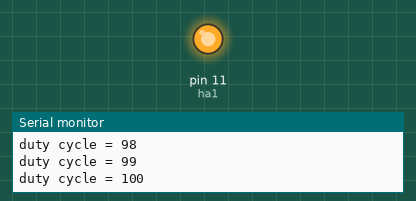
Simulated run of this sketch. Board: Arduino Uno, built with avr-gcc and run on an emulated ATmega328P. Shown: output pins drawn as LEDs (lit = HIGH), the last lines printed to the serial monitor.

Above: at 7.1 s.
At 17.7 s:
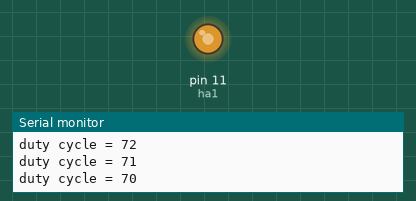
At 23.3 s:
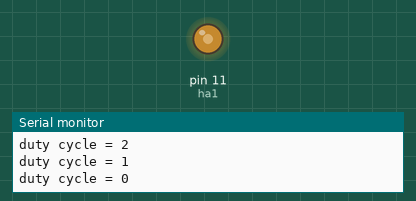
At 33.3 s:
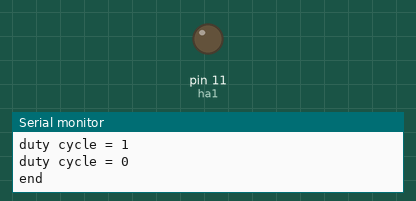
Timing chart, 0 to 34.8 s (numbered marks = the images above):
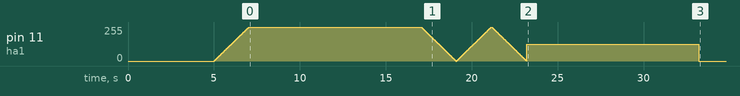

The sketch:

single_test.ino
```cpp
int ha1 = 11;

int dty_to_analg(int dty) {
  int x = int((dty / 100.0) * 255.0);
  return x;
}

void setup() {
  Serial.begin(9600);
  // put your setup code here, to run once:

  int x = dty_to_analg(0);
  Serial.print("0% duty cycle\n");
  analogWrite(ha1, x);
  delay(5000);
  /*
  x = dty_to_analg(80);
  Serial.print("100% duty cycle\n");
  analogWrite(ha1, x);
  delay(10000);
  x = dty_to_analg(20);
  Serial.print("10% duty cycle\n");
  analogWrite(ha1, x);
  delay(5000);
  x = dty_to_analg(80);
  Serial.print("100% duty cycle\n");
  analogWrite(ha1, x);
  delay(5000);
  */

  for (int dty = 0; dty <= 100; dty += 1) {
    int x = dty_to_analg(dty);
    analogWrite(ha1, x);
    delay(20);
    Serial.print("duty cycle = " + String(dty) + "\n");
  }
  delay(10000);


  for (int dty = 100; dty >= 0; dty -= 1) {
    int x = dty_to_analg(dty);
    analogWrite(ha1, x);
    delay(20);
    Serial.print("duty cycle = " + String(dty) + "\n");
  }
  for (int dty = 0; dty <= 100; dty += 1) {
    int x = dty_to_analg(dty);
    analogWrite(ha1, x);
    delay(20);
    Serial.print("duty cycle = " + String(dty) + "\n");
  }
  for (int dty = 100; dty >= 0; dty -= 1) {
    int x = dty_to_analg(dty);
    analogWrite(ha1, x);
    delay(20);
    Serial.print("duty cycle = " + String(dty) + "\n");
  }
  x = dty_to_analg(50);
  analogWrite(ha1, x);
  delay(10000);

  analogWrite(ha1, 0);
  Serial.print("end\n");
}

void loop() {
  // put your main code here, to run repeatedly:

}
```
